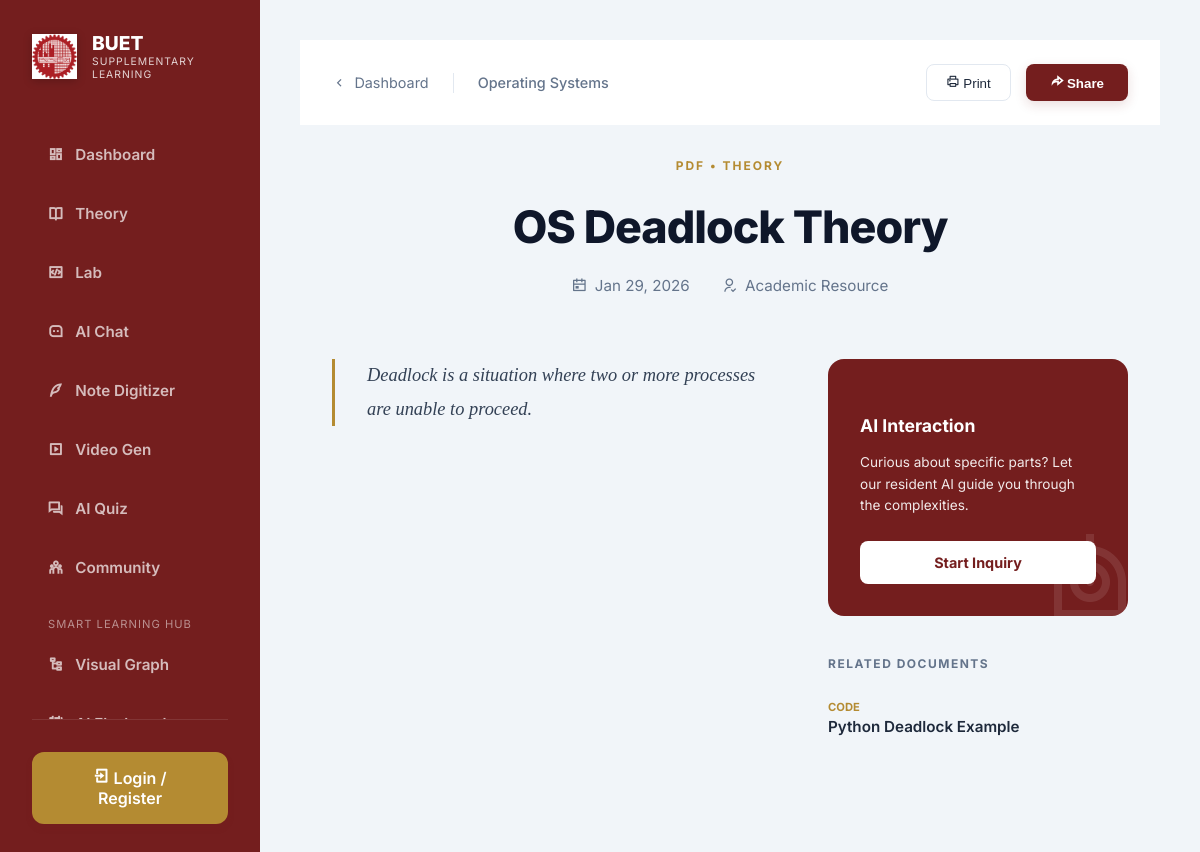
/material-detail/4/, run on the app's committed database.
### courses/models.py (models this page shows, shortened)
class CourseMaterial(models.Model):
    CATEGORY_CHOICES = [
        ('THEORY', 'Theory'),
        ('LAB', 'Lab'),
    ]
    FILE_TYPE_CHOICES = [
        ('SLIDE', 'Lecture Slide'),
        ('PDF', 'PDF Document'),
        ('CODE', 'Code File'),
        ('NOTE', 'Note/Reference'),
        ('OTHER', 'Other'),
    ]
    title = models.CharField(max_length=255)
    description = models.TextField(blank=True)
    category = models.CharField(max_length=10, choices=CATEGORY_CHOICES, default='THEORY')
    file_type = models.CharField(max_length=10, choices=FILE_TYPE_CHOICES, default='OTHER')
    file = models.FileField(upload_to='course_materials/', blank=True, null=True)
    text_content = models.TextField(blank=True, help_text="For notes or code snippets if no file is uploaded")
    topic = models.ForeignKey(Topic, on_delete=models.SET_NULL, null=True, blank=True, related_name='materials')
    week = models.PositiveIntegerField(null=True, blank=True)
    tags = models.CharField(max_length=255, blank=True, help_text="Comma-separated tags")
    created_at = models.DateTimeField(auto_now_add=True)
    updated_at = models.DateTimeField(auto_now=True)

class Topic(models.Model):
    name = models.CharField(max_length=200)
    description = models.TextField(blank=True)

### courses/views.py (the view)
# urls.py: path('material-detail/<int:pk>/', MaterialDetailUIView.as_view(), name='material_detail'),
class MaterialDetailUIView(TemplateView):
    template_name = "courses/material_detail.html"
    def get_context_data(self, **kwargs):
        context = super().get_context_data(**kwargs)
        material_id = self.kwargs.get('pk')
        material = CourseMaterial.objects.get(pk=material_id)
        context['material'] = material
        context['related_materials'] = CourseMaterial.objects.filter(
            topic=material.topic
        ).exclude(pk=material_id)[:3]
        return context

### templates/courses/material_detail.html (shortened to what this page needs)
{% extends 'base.html' %}
{% load static %}
{% block content %}
<link rel="stylesheet" href="https://cdn.jsdelivr.net/npm/katex@0.16.8/dist/katex.min.css">
<div class="header"
    style="background: white; border-bottom: 1px solid #f1f5f9; margin-bottom: 2rem; padding: 1.5rem 2rem; display: flex; justify-content: space-between; align-items: center;">
    <div style="display: flex; gap: 1.5rem; align-items: center;">
        <a href="/"
            style="color: var(--text-muted); text-decoration: none; font-size: 0.9rem; display: flex; align-items: center; gap: 0.5rem;">
            <i class="ri-arrow-left-s-line"></i> Dashboard
        </a>
        <div style="font-weight: 500; color: var(--text-muted); font-size: 0.9rem;">{{ material.topic.name }}</div>
    </div>
    <div style="display: flex; gap: 15px;">
        <button onclick="window.print()"
            style="background: transparent; border: 1px solid #e2e8f0; padding: 0.6rem 1.2rem; border-radius: 8px; cursor: pointer; color: var(--text-main); font-weight: 500;">
            <i class="ri-printer-line"></i> Print
        </button>
        <button onclick="shareLink()"
            style="background: var(--primary); color: white; border: none; padding: 0.6rem 1.5rem; border-radius: 8px; cursor: pointer; font-weight: 600; box-shadow: 0 4px 12px rgba(116, 30, 30, 0.15);">
            <i class="ri-share-forward-line"></i> Share
        </button>
    </div>
</div>
<div style="max-width: 1000px; margin: 0 auto; padding: 0 2rem 5rem 2rem;">
    <header style="text-align: center; margin-bottom: 4rem;">
        <span
            style="text-transform: uppercase; letter-spacing: 2px; font-size: 0.75rem; font-weight: 700; color: var(--secondary); margin-bottom: 1rem; display: block;">
            {{ material.file_type }} • {{ material.category }}
        </span>
        <h1
            style="font-size: 2.8rem; font-weight: 800; color: #0f172a; margin-bottom: 1.5rem; line-height: 1.1; letter-spacing: -1px;">
            {{ material.title }}
        </h1>
        <div
            style="display: flex; justify-content: center; align-items: center; gap: 2rem; color: var(--text-muted); font-size: 0.95rem;">
            <div style="display: flex; align-items: center; gap: 0.5rem;">
                <i class="ri-calendar-event-line"></i> {{ material.created_at|date:"M d, Y" }}
            </div>
            <div style="display: flex; align-items: center; gap: 0.5rem;">
                <i class="ri-user-follow-line"></i> Academic Resource
            </div>
        </div>
    </header>
    <div style="display: grid; grid-template-columns: 1fr 300px; gap: 4rem; align-items: start;">
        <article>
            <div
                style="font-size: 1.15rem; line-height: 1.8; color: #334155; margin-bottom: 3rem; font-family: 'Georgia', serif; font-style: italic; border-left: 3px solid var(--secondary); padding-left: 2rem;">
                {{ material.description }}
            </div>
        </article>
        <aside>
            <div
                style="background: #741e1e; padding: 2rem; border-radius: 16px; color: white; margin-bottom: 2.5rem; position: relative; overflow: hidden;">
                <i class="ri-robot-line"
                    style="position: absolute; right: -10px; bottom: -10px; font-size: 6rem; opacity: 0.1;"></i>
                <h4 style="margin-bottom: 1rem; font-size: 1.1rem;">AI Interaction</h4>
                <p style="font-size: 0.85rem; opacity: 0.9; line-height: 1.6; margin-bottom: 1.5rem;">
                    Curious about specific parts? Let our resident AI guide you through the complexities.
                </p>
                <a href="/chat-ui/?query=Summarize%20the%20key%20points%20of%20{{ material.title }}"
                    style="background: white; color: var(--primary); text-decoration: none; padding: 0.8rem; border-radius: 8px; display: block; text-align: center; font-weight: 700; font-size: 0.9rem;">
                    Start Inquiry
                </a>
            </div>
            {% if related_materials %}
            <h5
                style="text-transform: uppercase; letter-spacing: 1.5px; font-size: 0.75rem; color: var(--text-muted); margin-bottom: 1.5rem;">
                Related Documents</h5>
            <div style="display: flex; flex-direction: column; gap: 1.5rem;">
                {% for rel in related_materials %}
                <a href="/material-detail/{{ rel.pk }}/" style="text-decoration: none; group;">
                    <div style="transition: all 0.3s;">
                        <span style="font-size: 0.7rem; color: var(--secondary); font-weight: 700;">
                            {{ rel.file_type }}</span>
                        <div style="color: #1e293b; font-weight: 600; font-size: 0.95rem; margin-top: 2px;">
                            {{ rel.title }}</div>
                    </div>
                </a>
                {% endfor %}
            </div>
            {% endif %}
        </aside>
    </div>
</div>
{% endblock %}

### static/css/styles.css (style rules this page uses)
:root { --primary: #741e1e; --secondary: #b48b32; --accent: #e53935; --bg-dark: #f1f5f9; --bg-card: #ffffff; --text-main: #1e293b; --text-muted: #64748b; --sidebar-bg: #741e1e; --sidebar-text: #ffffff; --glass: rgba(255, 255, 255, 0.9); --border-color: #e2e8f0; }
* { box-sizing: border-box; }
body { font-family: 'Inter', sans-serif; background: var(--bg-dark); color: var(--text-main); margin: 0; display: flex; height: 100vh; overflow: hidden; }

### data on the page
CourseMaterial: topic.name "Operating Systems", file_type "PDF", category "THEORY", title "OS Deadlock Theory", created_at "Jan 29, 2026", description "Deadlock is a situation where two or more processes are unable to proceed."
CourseMaterial: file_type "CODE", title "Python Deadlock Example"
